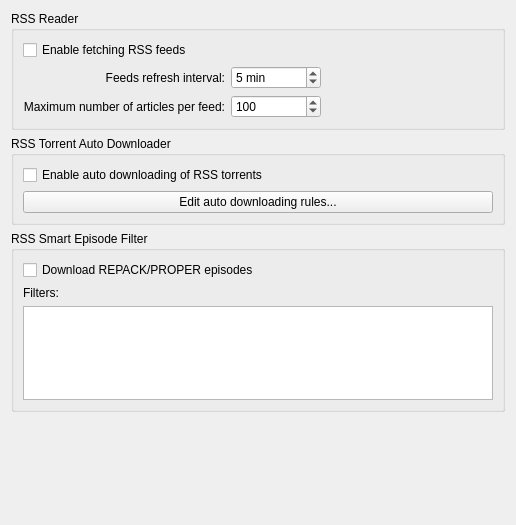
          <widget class="QWidget" name="scrollAreaWidgetContents_5">
           <property name="geometry">
            <rect>
             <x>0</x>
             <y>0</y>
             <width>516</width>
             <height>525</height>
            </rect>
           </property>
           <layout class="QVBoxLayout" name="verticalLayout_27">
            <item>
             <widget class="QGroupBox" name="groupRSSReader">
              <property name="title">
               <string>RSS Reader</string>
              </property>
              <layout class="QVBoxLayout" name="verticalLayout_26">
               <item>
                <widget class="QCheckBox" name="checkRSSEnable">
                 <property name="text">
                  <string>Enable fetching RSS feeds</string>
                 </property>
                </widget>
               </item>
               <item>
                <layout class="QGridLayout" name="gridLayout_5">
                 <item row="0" column="0">
                  <widget class="QLabel" name="label_111">
                   <property name="text">
                    <string>Feeds refresh interval:</string>
                   </property>
                   <property name="alignment">
                    <set>Qt::AlignRight|Qt::AlignTrailing|Qt::AlignVCenter</set>
                   </property>
                  </widget>
                 </item>
                 <item row="1" column="0">
                  <widget class="QLabel" name="label_12">
                   <property name="text">
                    <string>Maximum number of articles per feed:</string>
                   </property>
                   <property name="alignment">
                    <set>Qt::AlignRight|Qt::AlignTrailing|Qt::AlignVCenter</set>
                   </property>
                  </widget>
                 </item>
                 <item row="0" column="1">
                  <widget class="QSpinBox" name="spinRSSRefreshInterval">
                   <property name="suffix">
                    <string> min</string>
                   </property>
                   <property name="minimum">
                    <number>1</number>
                   </property>
                   <property name="maximum">
                    <number>999999</number>
                   </property>
                   <property name="value">
                    <number>5</number>
                   </property>
                  </widget>
                 </item>
                 <item row="1" column="1">
                  <widget class="QSpinBox" name="spinRSSMaxArticlesPerFeed">
                   <property name="maximum">
                    <number>9999</number>
                   </property>
                   <property name="value">
                    <number>100</number>
                   </property>
                  </widget>
                 </item>
                 <item row="1" column="2">
                  <spacer name="horizontalSpacer_6">
                   <property name="orientation">
                    <enum>Qt::Horizontal</enum>
                   </property>
                   <property name="sizeHint" stdset="0">
                    <size>
                     <width>40</width>
                     <height>20</height>
                    </size>
                   </property>
                  </spacer>
                 </item>
                </layout>
               </item>
              </layout>
             </widget>
            </item>
            <item>
             <widget class="QGroupBox" name="groupRSSAutoDownloader">
              <property name="title">
               <string>RSS Torrent Auto Downloader</string>
              </property>
              <layout class="QVBoxLayout" name="verticalLayout_21">
               <item>
                <widget class="QCheckBox" name="checkRSSAutoDownloaderEnable">
                 <property name="text">
                  <string>Enable auto downloading of RSS torrents</string>
                 </property>
                </widget>
               </item>
               <item>
                <widget class="QPushButton" name="btnEditRules">
                 <property name="text">
                  <string>Edit auto downloading rules...</string>
                 </property>
                </widget>
               </item>
              </layout>
             </widget>
            </item>
            <item>
             <widget class="QGroupBox" name="groupRSSSmartEpisodeFilter">
              <property name="title">
               <string>RSS Smart Episode Filter</string>
              </property>
              <layout class="QVBoxLayout" name="verticalLayout_31">
               <item>
                <widget class="QCheckBox" name="checkSmartFilterDownloadRepacks">
                 <property name="text">
                  <string>Download REPACK/PROPER episodes</string>
                 </property>
                </widget>
               </item>
               <item>
                <widget class="QLabel" name="label_5">
                 <property name="text">
                  <string>Filters:</string>
                 </property>
                </widget>
               </item>
               <item>
                <widget class="QPlainTextEdit" name="textSmartEpisodeFilters"/>
               </item>
              </layout>
             </widget>
            </item>
            <item>
             <spacer name="verticalSpacer_5">
              <property name="orientation">
               <enum>Qt::Vertical</enum>
              </property>
              <property name="sizeHint" stdset="0">
               <size>
                <width>20</width>
                <height>200</height>
               </size>
              </property>
             </spacer>
            </item>
           </layout>
          </widget>
